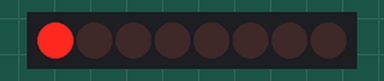
A sketch run on a simulated Arduino Uno, built with avr-gcc and run on an emulated ATmega328P. Shown: 8 shift-register outputs drawn as a row of LEDs (first output left, lit = HIGH). Wiring (inferred from the names in the program): shift register (74HC595): data pin 11; shift clock pin 13; latch pin 4. Wiring (inferred from the signals the program sends): row of LEDs: on Q0, Q1, Q2, Q3, Q4, Q5, Q6, Q7.

Above: at 0.5 s.
At 3.5 s:
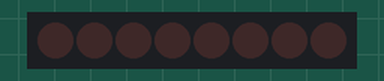
Timing chart, 0 to 4.6 s (numbered marks = the images above):
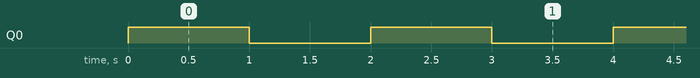

Measured:
- by itself, Q0: alternates HIGH for 1.0 s and LOW for 1.0 s

The sketch:

20191104_74595_LED.ino
```cpp
#define DATA 11
#define CLOCK 13
#define LATCH 4

void setup() {
  // put your setup code here, to run once:
  Serial.begin(9600);
  pinMode(DATA, OUTPUT);
  pinMode(CLOCK, OUTPUT);
  pinMode(LATCH, OUTPUT);
}

void loop() {
  // put your main code here, to run repeatedly:
  shiftOut(DATA, CLOCK, MSBFIRST, 0x01);
  latch();
  delay(1000);

  shiftOut(DATA, CLOCK, MSBFIRST, 0x00);
  latch();
  delay(1000);
}

void latch(){
  digitalWrite(LATCH, HIGH);

  digitalWrite(LATCH, LOW);
}
```
